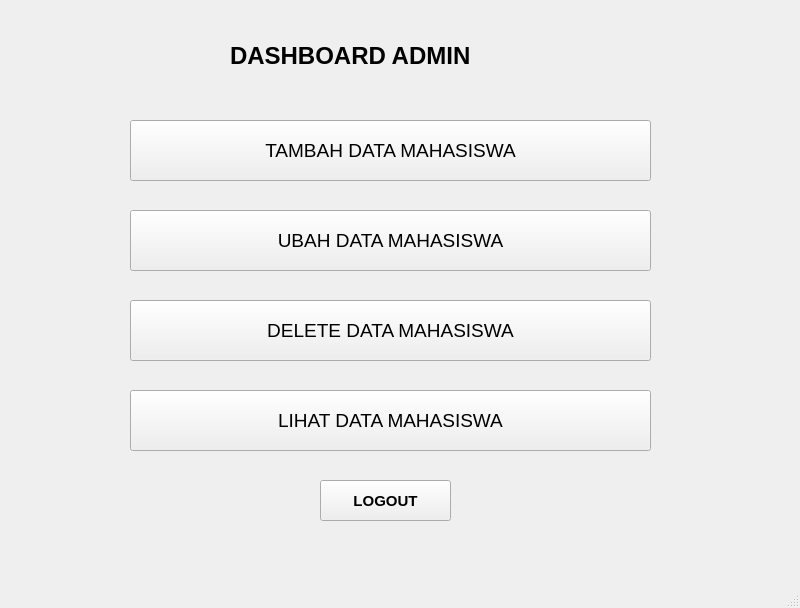
<?xml version="1.0" encoding="UTF-8"?>
<ui version="4.0">
 <class>MainWindow</class>
 <widget class="QMainWindow" name="MainWindow">
  <property name="geometry">
   <rect>
    <x>0</x>
    <y>0</y>
    <width>800</width>
    <height>608</height>
   </rect>
  </property>
  <property name="windowTitle">
   <string>MainWindow</string>
  </property>
  <widget class="QWidget" name="centralwidget">
   <widget class="QLabel" name="label">
    <property name="geometry">
     <rect>
      <x>230</x>
      <y>40</y>
      <width>311</width>
      <height>31</height>
     </rect>
    </property>
    <property name="font">
     <font>
      <pointsize>18</pointsize>
      <weight>75</weight>
      <bold>true</bold>
     </font>
    </property>
    <property name="text">
     <string>DASHBOARD ADMIN</string>
    </property>
   </widget>
   <widget class="QPushButton" name="btn_tambah_data_mhs">
    <property name="geometry">
     <rect>
      <x>130</x>
      <y>120</y>
      <width>521</width>
      <height>61</height>
     </rect>
    </property>
    <property name="font">
     <font>
      <pointsize>14</pointsize>
     </font>
    </property>
    <property name="text">
     <string>TAMBAH DATA MAHASISWA</string>
    </property>
   </widget>
   <widget class="QPushButton" name="btn_ubah_data_mhs">
    <property name="geometry">
     <rect>
      <x>130</x>
      <y>210</y>
      <width>521</width>
      <height>61</height>
     </rect>
    </property>
    <property name="font">
     <font>
      <pointsize>14</pointsize>
     </font>
    </property>
    <property name="text">
     <string>UBAH DATA MAHASISWA</string>
    </property>
   </widget>
   <widget class="QPushButton" name="btn_delete_data_mhs">
    <property name="geometry">
     <rect>
      <x>130</x>
      <y>300</y>
      <width>521</width>
      <height>61</height>
     </rect>
    </property>
    <property name="font">
     <font>
      <pointsize>14</pointsize>
     </font>
    </property>
    <property name="text">
     <string>DELETE DATA MAHASISWA</string>
    </property>
   </widget>
   <widget class="QPushButton" name="btn_lihat_data_mhs">
    <property name="geometry">
     <rect>
      <x>130</x>
      <y>390</y>
      <width>521</width>
      <height>61</height>
     </rect>
    </property>
    <property name="font">
     <font>
      <pointsize>14</pointsize>
     </font>
    </property>
    <property name="text">
     <string>LIHAT DATA MAHASISWA</string>
    </property>
   </widget>
   <widget class="QPushButton" name="btn">
    <property name="geometry">
     <rect>
      <x>320</x>
      <y>480</y>
      <width>131</width>
      <height>41</height>
     </rect>
    </property>
    <property name="font">
     <font>
      <pointsize>11</pointsize>
      <weight>75</weight>
      <bold>true</bold>
     </font>
    </property>
    <property name="text">
     <string>LOGOUT</string>
    </property>
   </widget>
  </widget>
  <widget class="QMenuBar" name="menubar">
   <property name="geometry">
    <rect>
     <x>0</x>
     <y>0</y>
     <width>800</width>
     <height>26</height>
    </rect>
   </property>
  </widget>
  <widget class="QStatusBar" name="statusbar"/>
 </widget>
 <resources/>
 <connections/>
</ui>
